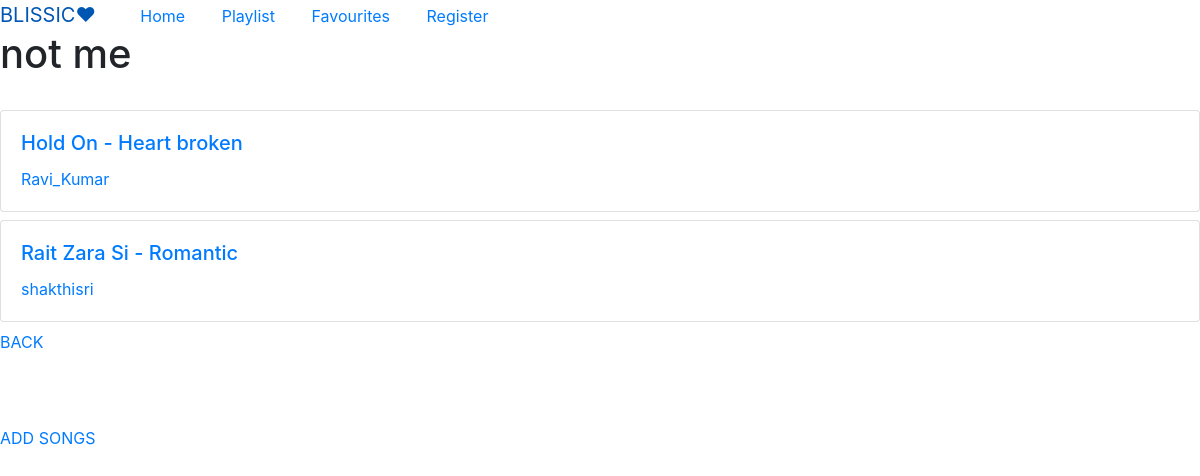
/songs/8/ (signed in), run on the app's committed database.
### playlist/models.py (models this page shows, shortened)
class Playlist(models.Model):
    title = models.CharField(max_length=100, null=False)
    movie_name = models.CharField(max_length=100, null=True, blank=True, default="Unknown")
    artist = models.CharField(max_length=100, null=True, blank=True, default="Unknown")
    genre = models.CharField(max_length=15,null=True, choices= GENRE_CHOICES, default= "Unknown")
    language = models.CharField(max_length=10,null=True, choices= LANG_CHOICES, default= "Unknown")
    date_posted = models.DateTimeField(auto_now_add=True)
    author = models.ForeignKey(Profile,on_delete= CASCADE,null=True)
    parts = models.ManyToManyField(Song, blank=False)
    description = models.CharField(max_length=200, null=True, blank=True)
    album_cover = models.ImageField(default='playDefault.jpeg', upload_to='album_covers/')
    class Meta:
        ordering = ("-date_posted",)

### song/models.py (models this page shows, shortened)
class Song(models.Model):
    title = models.CharField(max_length=100, null=False)
    movie_name = models.CharField(max_length=100, null=True, blank=True, default="Unknown")
    artist = models.CharField(max_length=100, null=True, blank=True, default="Unknown")
    genre = models.CharField(max_length=15, choices= GENRE_CHOICES, default= "Unknown")
    language = models.CharField(max_length=10, choices= LANG_CHOICES, default= "Unknown")
    lyrics = models.TextField(default="Currently Unavailable",null=True,blank=True)
    date_posted = models.DateTimeField(default=timezone.now)
    author = models.ForeignKey(Profile,on_delete= models.SET_NULL,null=True)
    liked = models.ManyToManyField(User, blank=True)
    file = models.FileField(default='default.mp3',upload_to='musics/',null=True,blank=True)
    duration = models.PositiveIntegerField("Duration in seconds",blank=True,null=True)
    cover = models.ImageField(default='default.jpeg', upload_to='covers/',null=True,blank=True)
    add_in_pl = models.BooleanField(default=False)
    class Meta:
        ordering = ("-date_posted",)

### profiles/models.py (models this page shows)
class Profile(models.Model):
    user = models.OneToOneField(User, on_delete=models.CASCADE)
    bio = models.TextField(blank=True, max_length=150)
    avatar = models.ImageField(default='default.png', upload_to='avatars')
    updated = models.DateTimeField(auto_now=True)
    created = models.DateTimeField(auto_now_add=True)
    def __str__(self):
        return f"{self.user.username}"

### playlist/views.py (the view)
# urls.py: path('songs/<int:pk>/', playlist_view.playlist_songs , name="playlist-songs"),
def playlist_songs(request, **kwargs):
    pl_id = kwargs['pk']
    current = Playlist.objects.filter(id=pl_id).first()
    songs = []
    owner = False
    if request.user.profile == current.author:
        owner = True
    all_songs = Song.objects.all()
    for song in all_songs:
        if song in current.parts.all():
            songs.append(song)
    return render(request, 'playlist/playlist_songs_list.html', {'songs':songs,'owner':owner,'pl_id': pl_id, 'playlist':current} )

### playlist/templates/playlist/playlist_songs_list.html (shortened to what this page needs)
{% extends 'base.html' %}
{% load static %}
{% block css %}
    <link rel="stylesheet" href="https://stackpath.bootstrapcdn.com/bootstrap/4.4.1/css/bootstrap.min.css">
{% endblock css%}
{% block content %}
<div id="baby" class="hide-it">
    <h1>{{ playlist.title }}</h1>
    <br>
    {% for song in songs %}
        <a href="{% url 'playlist-song-detail' pk=song.id pl=pl_id %}">
            <div class="card mb-2">
                <div class="card-body">
                    <h5 class="card-title">{{ song.title }} - {{song.genre}}</h5>
                    <p class="card-text">{{ song.author }}</p>
                </div>
            </div>
        </a>
    {% endfor %}
    <a href="{% url 'playlist-home' %}">BACK</a>
    <br><br><br><br>
    {% if owner %}
        <a href="{% url 'songs-list-add-pl' pl=pl_id %}">ADD SONGS</a>
    {% endif %}
</div>
{% endblock content %}

### static/main.css (style rules this page uses)
a { color: black; text-decoration: none; }

### data on the page
Playlist: title "not me"
Song: title "Hold On", genre "Heart broken", author "Ravi_Kumar"
Song: title "Rait Zara Si", genre "Romantic", author "shakthisri"
